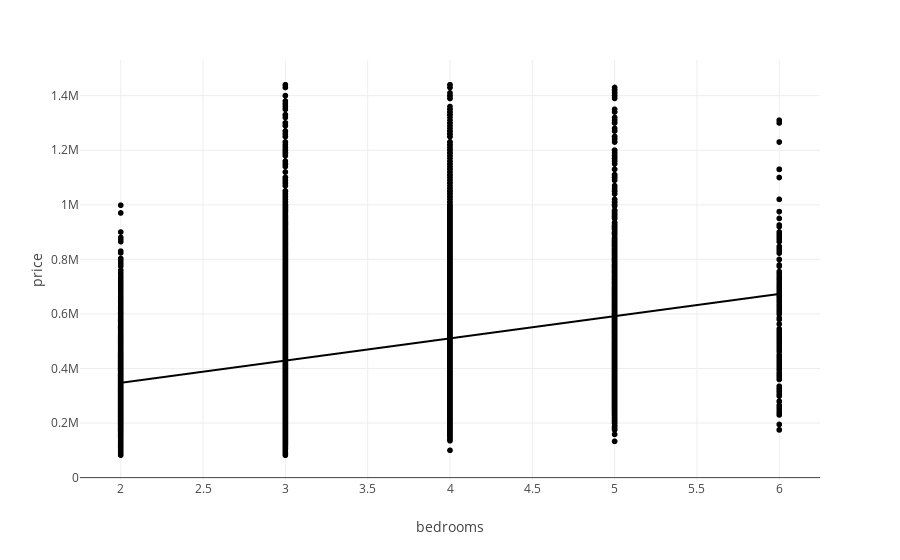

This figure's notebook cell:
### Code cell
px.scatter(data_frame=df,x='bedrooms',y=TargetColumnName,trendline='ols',hover_name='bedrooms')

### Figure 1 — Plotly figure (JSON) as saved in the notebook; plotly's stock layout.template omitted (floating-point values rounded to 4 significant figures; data arrays with more than 128 entries replaced by an {"elided": "..."} marker saying what was removed)
{"data": [{"hovertemplate": "<b>%{hovertext}</b><br><br>bedrooms=%{x}<br>price=%{y}<extra></extra>", "hovertext": {"elided": "16458 float values"}, "legendgroup": "", "marker": {"color": "#000001", "symbol": "circle"}, "mode": "markers", "name": "", "showlegend": false, "type": "scattergl", "x": {"elided": "16458 int values"}, "xaxis": "x", "y": {"elided": "16458 float values"}, "yaxis": "y"}, {"hovertemplate": "<b>OLS trendline</b><br>price = 81434.7 * bedrooms + 184637<br>R<sup>2</sup>=0.090777<br><br>bedrooms=%{x}<br>price=%{y} <b>(trend)</b><extra></extra>", "legendgroup": "", "marker": {"color": "#000001", "symbol": "circle"}, "mode": "lines", "name": "", "showlegend": false, "type": "scattergl", "x": {"elided": "16458 int values"}, "xaxis": "x", "y": {"elided": "16458 float values"}, "yaxis": "y"}], "layout": {"legend": {"tracegroupgap": 0}, "margin": {"t": 60}, "xaxis": {"anchor": "y", "domain": [0, 1], "title": {"text": "bedrooms"}}, "yaxis": {"anchor": "x", "domain": [0, 1], "title": {"text": "price"}}}}
